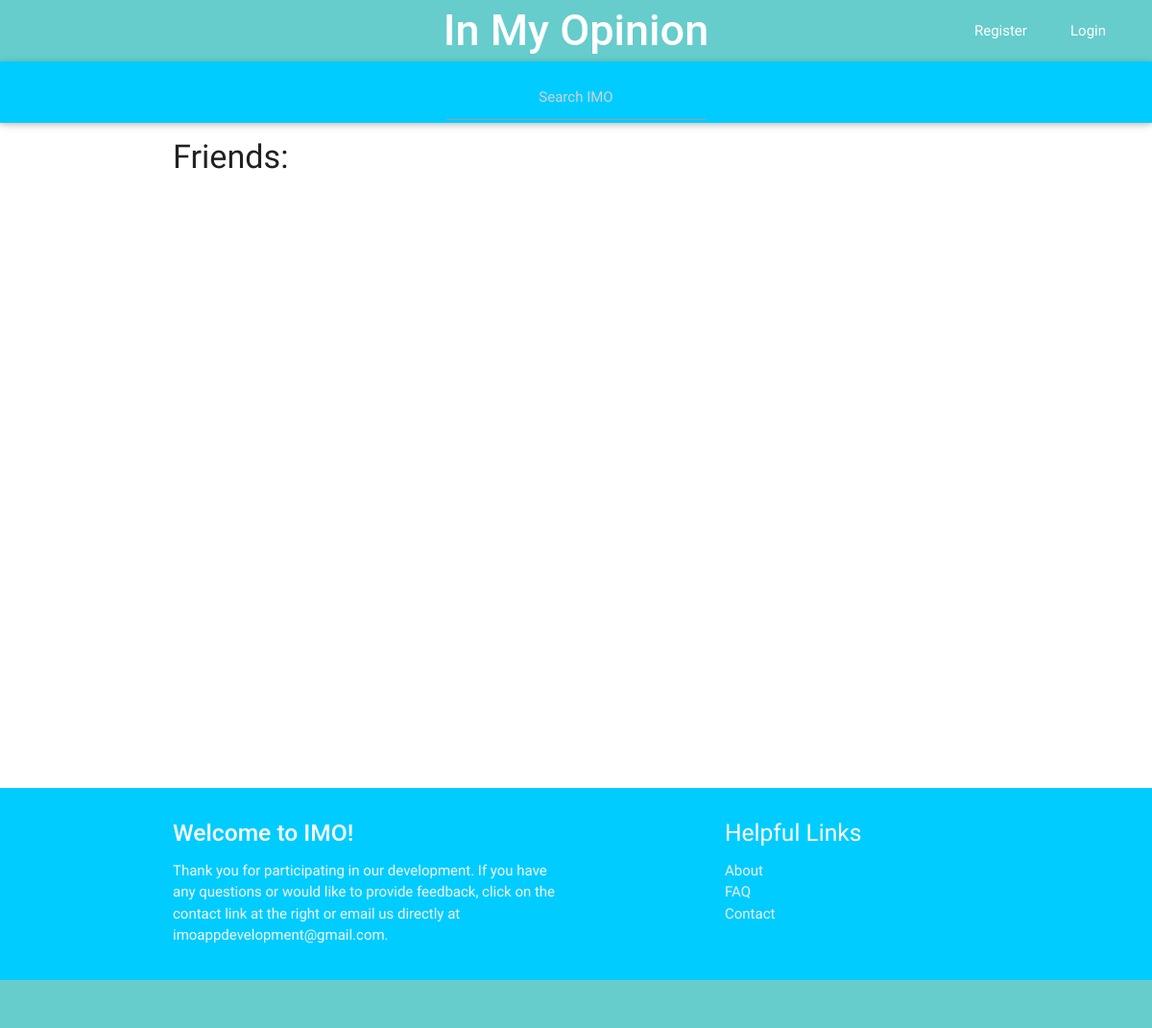
Before: /imo_app/friends/7/ with the older database file.
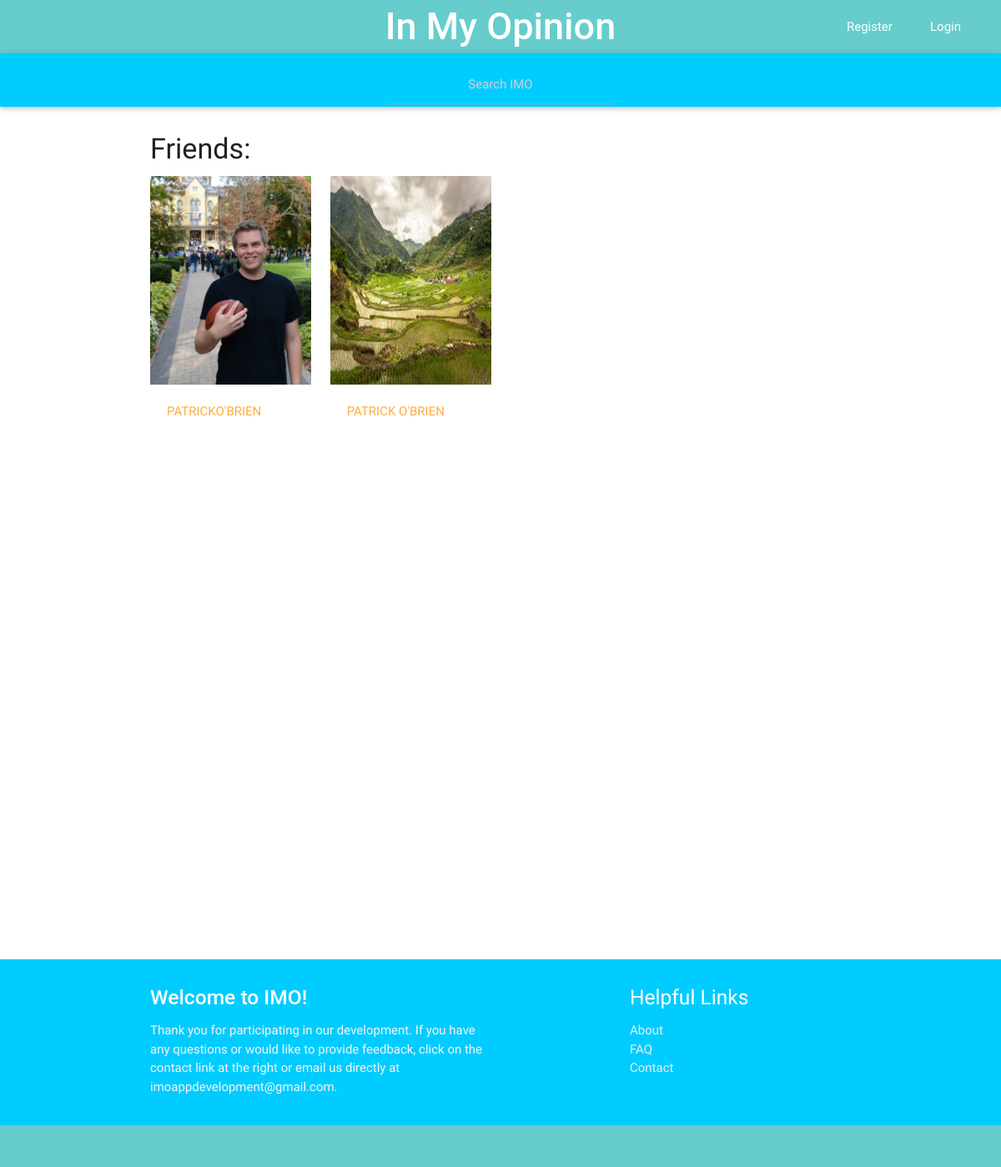
After: the same page with the newer database file.
### imo_app/models.py (models this page shows, shortened)
class Friendship(models.Model):
    requester = models.ForeignKey(UserProfile, related_name="friendship_creator_set")
    friend = models.ForeignKey(UserProfile, related_name="friend_set")
    status = models.CharField(max_length=50, default='')
    relation_date = models.DateTimeField(auto_now_add=True, editable=False)

class UserProfile(models.Model):
    user = models.OneToOneField(User)
    name = models.CharField(max_length=200, default='')
    gender = models.CharField(default='', blank=True, max_length=15)
    picture = models.ImageField(blank=True, null=True, default='')
    birthday = models.DateField(blank=True, null=True)
    about = models.TextField(null = True, blank = True, default='')
    motto = models.CharField(max_length=200, null = True, blank=True, default='')
    total_friends = models.IntegerField(default=0)
    sponsor = models.BooleanField(default=False)

### imo_app/views.py (the view)
# urls.py: url(r'^friends/(?P<user_id>\d+)/$', views.all_friends, name = 'all_friends'),
def all_friends(request, user_id):
    friends_list = Friendship.objects.filter(requester=user_id)
    paginator = Paginator(friends_list, 50) # Show 25 contacts per page
    page = request.GET.get('page')
    try:
        f = paginator.page(page)
    except PageNotAnInteger:
        f = paginator.page(1)
    except EmptyPage:
        f = paginator.page(paginator.num_pages)
    context = {
        'f_all': f
    }
    return render(request, 'imo_app/friends.html', context)

### imo_app/templates/imo_app/friends.html
{% extends "imo_app/base.html" %}
{% block content %}
  <div class="row">
    <div class="col m12">
      <h4>Friends:</h4>
    </div>
    {% for i in f_all %}
      <div class="card">
        <div class="col s3">
          <div class="card-image">
            {% if i.friend.picture %}
              <img src='{{ i.friend.picture.url }}' class='img-responsive' width="250px" height="250px" />
            {% endif %}
          </div>
        <div class="card-action">
          <a href="{% url 'imo_app:view_profile' i.friend.id %}">{{ i.friend.name }}</a>
        </div>
      </div>
    </div>
    {% endfor %}
  </div>
    <br></br>
    <br></br>
    <br></br>
    <br></br>
    <br></br>
    <br></br>
    <br></br>
    <br></br>
    <br></br>
    <br></br>
{% endblock content %}

Changed rows visible on the page:
added Friendship: friend.picture (picture), friend.name "PATRICKO'BRIEN"
added Friendship: friend.picture (picture), friend.name "PATRICK O'BRIEN"
